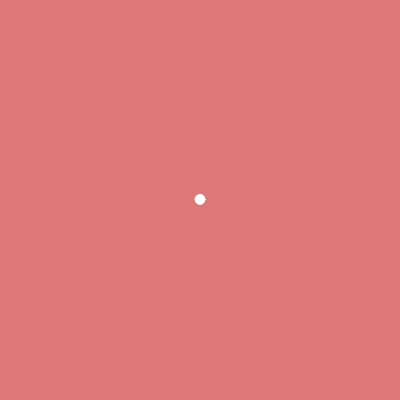
Frame 1 (no input)
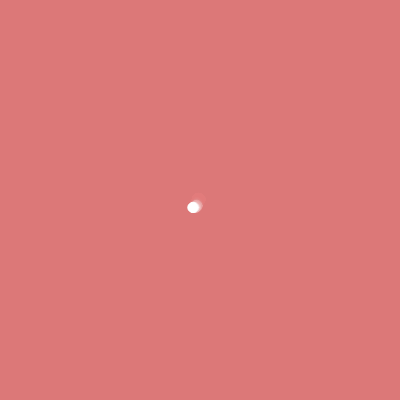
Frame 60 (no input)
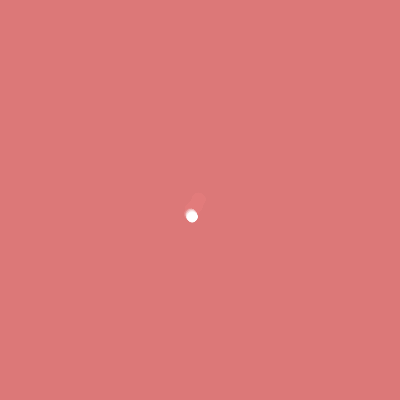
Frame 120 (the mouse pressed at the canvas centre since frame 60)

The p5.js sketch that drew these frames (run headless with seeded random() and noise() and a simulated clock; from frame 60 on, the mouse is pressed at the canvas centre):

// p5.js sketch
// ── sketch.js
let walker;

function setup() {
  createCanvas(400, 400);

  walker = new Walker();

  background(220, 120, 120);
}

function draw() {
  background(220, 120, 120, 30);

  walker.step();
  walker.show();
}

class Walker {
  constructor() {
    this.x = width / 2;
    this.y = height / 2;
  }

  show() {
    stroke(255);
    ellipse(this.x, this.y, 10);
  }

  step() {
    let choice = floor(random(4));

    let step_size = randomGaussian(0, 0.8);

    switch (choice) {
      case 0:
        this.x += step_size;
        break;
      case 1:
        this.x -= step_size;
        break;
      case 2:
        this.y += step_size;
        break;
      case 3:
        this.y -= step_size;
        break;
      default:
        break;
    }
  }
}
